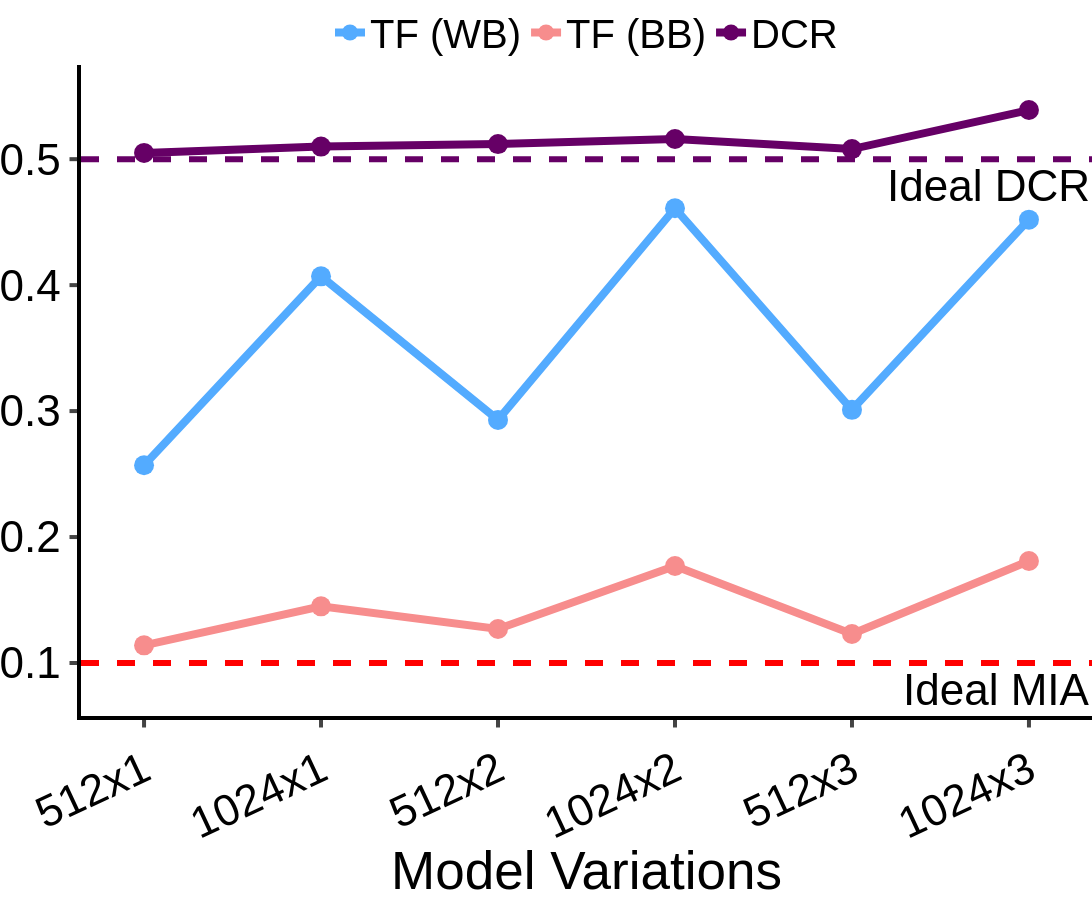

Source (notebook cell):
### Code cell
df = {"integers": integers, "TF (WB)": mia_wb, "TF (BB)": mia_bb, "DCR": dcr}

fig = px.line(
    data_frame=df,
    x="integers",
    y=["TF (WB)", "TF (BB)", "DCR"],
    markers=True,

)
fig.data[0].line.color = "#53abff"
fig.data[1].line.color  = "#f78d8d"
fig.data[2].line.color = "#660066"
fig.add_hline(y=0.1, line_dash="dash", line_color="red", annotation_text="Ideal MIA", annotation_position="bottom right", line_width=6)
fig.add_hline(y=1/2, line_dash="dash", line_color="#660066", annotation_text="Ideal DCR", annotation_position="bottom right", line_width=6)
fig.update_layout(
    xaxis=dict(
        tickmode='array',
        tickvals=integers,
        ticktext=model_variation,
    ),
)
fig.update_xaxes(
   ticks="outside", tickwidth=4, ticklen=7.5, linewidth=4, linecolor="black", title = "Model Variations", tickangle=-25, title_font_family="Helvetica", tickfont_family="Helvetica", tickfont_size=FONT_SIZE,
)
fig.update_yaxes(
    ticks="outside", tickwidth=4, ticklen=7.5, linewidth=4, linecolor="black", title = "Metric Score", tickangle=0, title_font_family="Helvetica", tickfont_family="Helvetica", tickfont_size=FONT_SIZE,
)
fig.update_traces(marker=dict(size=20), line=dict(width=8))

customize_figure_layout(fig, width=1400, height=900)
fig.update_layout(yaxis_title=None)
save_and_display_figure(fig, "diabetes_tf_dcr_model_variation", plots_dir)

### Figure 1 — Plotly figure (JSON) as saved in the notebook; plotly's stock layout.template omitted (floating-point values rounded to 4 significant figures)
{"data": [{"hovertemplate": "variable=TF (WB)<br>integers=%{x}<br>value=%{y}<extra></extra>", "legendgroup": "TF (WB)", "line": {"color": "#53abff", "dash": "solid", "width": 8}, "marker": {"size": 20, "symbol": "circle"}, "mode": "lines+markers", "name": "TF (WB)", "orientation": "v", "showlegend": true, "type": "scatter", "x": [0, 1, 2, 3, 4, 5], "xaxis": "x", "y": [0.257, 0.407, 0.293, 0.461, 0.301, 0.452], "yaxis": "y"}, {"hovertemplate": "variable=TF (BB)<br>integers=%{x}<br>value=%{y}<extra></extra>", "legendgroup": "TF (BB)", "line": {"color": "#f78d8d", "dash": "solid", "width": 8}, "marker": {"size": 20, "symbol": "circle"}, "mode": "lines+markers", "name": "TF (BB)", "orientation": "v", "showlegend": true, "type": "scatter", "x": [0, 1, 2, 3, 4, 5], "xaxis": "x", "y": [0.114, 0.145, 0.127, 0.177, 0.123, 0.181], "yaxis": "y"}, {"hovertemplate": "variable=DCR<br>integers=%{x}<br>value=%{y}<extra></extra>", "legendgroup": "DCR", "line": {"color": "#660066", "dash": "solid", "width": 8}, "marker": {"size": 20, "symbol": "circle"}, "mode": "lines+markers", "name": "DCR", "orientation": "v", "showlegend": true, "type": "scatter", "x": [0, 1, 2, 3, 4, 5], "xaxis": "x", "y": [0.505, 0.51, 0.512, 0.516, 0.508, 0.539], "yaxis": "y"}], "layout": {"annotations": [{"showarrow": false, "text": "Ideal MIA", "x": 1, "xanchor": "right", "xref": "x domain", "y": 0.1, "yanchor": "top", "yref": "y"}, {"showarrow": false, "text": "Ideal DCR", "x": 1, "xanchor": "right", "xref": "x domain", "y": 0.5, "yanchor": "top", "yref": "y"}], "font": {"color": "black", "family": "Helvetica", "size": 44}, "height": 900, "legend": {"font": {"size": 40}, "orientation": "h", "title": {"font": {"family": "Helvetica"}, "text": ""}, "tracegroupgap": 0, "valign": "top", "x": 0.5, "xanchor": "center", "y": 1, "yanchor": "bottom"}, "margin": {"b": 0, "l": 0, "pad": 0, "r": 0, "t": 40}, "plot_bgcolor": "white", "shapes": [{"line": {"color": "red", "dash": "dash", "width": 6}, "type": "line", "x0": 0, "x1": 1, "xref": "x domain", "y0": 0.1, "y1": 0.1, "yref": "y"}, {"line": {"color": "#660066", "dash": "dash", "width": 6}, "type": "line", "x0": 0, "x1": 1, "xref": "x domain", "y0": 0.5, "y1": 0.5, "yref": "y"}], "title": {"font": {"family": "Helvetica"}, "x": 0.5, "y": 0.99}, "width": 1400, "xaxis": {"anchor": "y", "automargin": true, "domain": [0, 1], "linecolor": "black", "linewidth": 4, "tickangle": -25, "tickfont": {"family": "Helvetica", "size": 44}, "ticklen": 7.5, "tickmode": "array", "ticks": "outside", "ticktext": ["512x1", "1024x1", "512x2", "1024x2", "512x3", "1024x3"], "tickvals": [0, 1, 2, 3, 4, 5], "tickwidth": 4, "title": {"font": {"family": "Helvetica"}, "text": "Model Variations"}}, "yaxis": {"anchor": "x", "automargin": true, "domain": [0, 1], "linecolor": "black", "linewidth": 4, "tickangle": 0, "tickfont": {"family": "Helvetica", "size": 44}, "ticklen": 7.5, "ticks": "outside", "tickwidth": 4, "title": {}}}}
